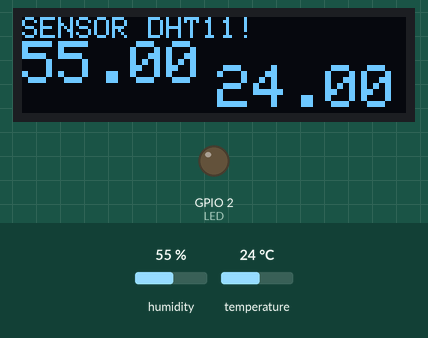
This sketch was run on a simulated ESP32. On the bench: 128×32 one-colour display, output pins drawn as LEDs (lit = HIGH). The test bench sets the inputs (shaded band); at power-on: humidity 55 %, temperature 24 °C. Nothing arrives over Bluetooth unless stated; a phone connects over Bluetooth LE 3 s after start; what the sketch prints to the serial monitor is not drawn.

Above: at 1.2 s.
1.3 s: humidity set to 22 %
At 3.3 s:
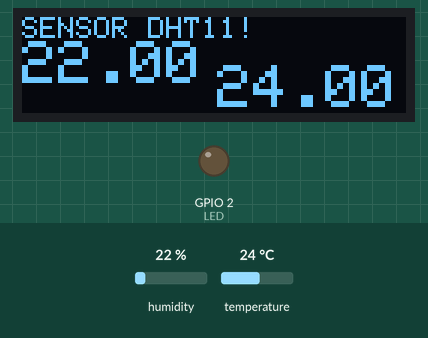
3.6 s: temperature set to 12 °C
At 5.4 s:
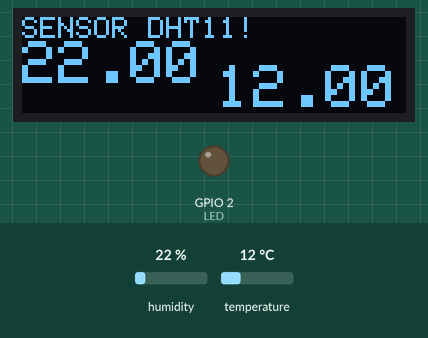
7.1 s: humidity set to 40 %
At 9.4 s:
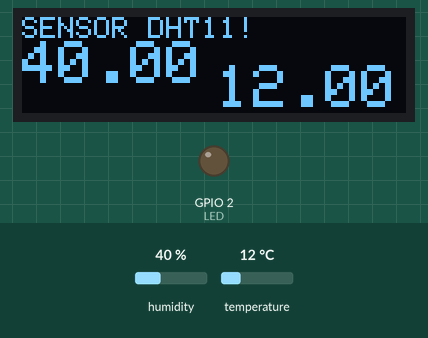
9.7 s: temperature set to 19 °C
At 10.6 s:
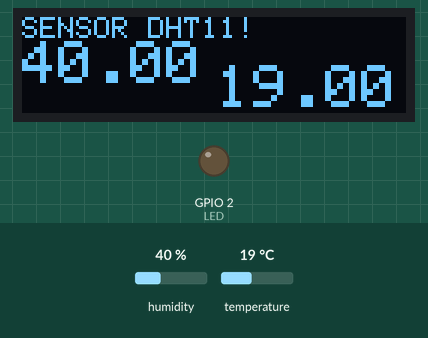
Timing chart, 0 to 12.7 s (numbered marks = the images above; inputs shaded):
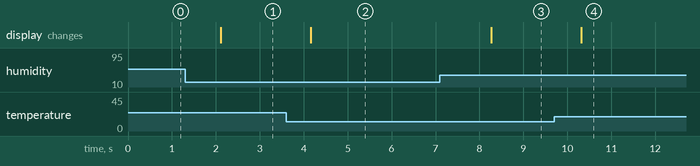

Measured:
- after the input at 1.3 s, the display: changes after 0.82 s (image 1)
- after the input at 3.6 s, the display: changes after 0.56 s (image 2)
- after the input at 7.1 s, the display: changes after 1.2 s (image 3)
- after the input at 9.7 s, the display: changes after 0.61 s (image 4)

The sketch:

ESP_32_BLE_OLED_DHT11.ino
```cpp
/*
 *  Programa baseado no programa original desenvolvido por Timothy Woo
 *  Tutorial do projeto original; https://www.hackster.io/botletics/esp32-ble-android-arduino-ide-awesome-81c67d
 *  Modificado para ler dados do sensor DHT11 - Bluetooth Low Energy com ESP32
 */
#include <BLEDevice.h>
#include <BLEServer.h>
#include <BLEUtils.h>
#include <BLE2902.h>

//DHT11
#include <DHT.h>

//OLED
#include <SPI.h>
#include <Wire.h>
#include <Adafruit_GFX.h>
#include <Adafruit_SSD1306.h>

#include <iostream>
#include <string>

BLECharacteristic *pCharacteristic;

bool deviceConnected = false;
const int LED = 2; // Could be different depending on the dev board. I used the DOIT ESP32 dev board.

#define OLED_RESET 4
Adafruit_SSD1306 display(OLED_RESET);

/*
 * Definição do DHT11
 */
#define DHTPIN 27 // pino de dados do DHT11
#define DHTTYPE DHT11 // define o tipo de sensor, no caso DHT11

DHT dht(DHTPIN, DHTTYPE);
float humidity;
float temperature;

// Veja o link seguinte se quiser gerar seus próprios UUIDs:
// https://www.uuidgenerator.net/

#define SERVICE_UUID           "6E400001-B5A3-F393-E0A9-E50E24DCCA9E" // UART service UUID
#define CHARACTERISTIC_UUID_RX "6E400002-B5A3-F393-E0A9-E50E24DCCA9E"
#define DHTDATA_CHAR_UUID "6E400003-B5A3-F393-E0A9-E50E24DCCA9E"


class MyServerCallbacks: public BLEServerCallbacks {
    void onConnect(BLEServer* pServer) {
      deviceConnected = true;
    };

    void onDisconnect(BLEServer* pServer) {
      deviceConnected = false;
    }
};

class MyCallbacks: public BLECharacteristicCallbacks {
    void onWrite(BLECharacteristic *pCharacteristic) {
      std::string rxValue = pCharacteristic->getValue();
      Serial.println(rxValue[0]);

      if (rxValue.length() > 0) {
        Serial.println("*********");
        Serial.print("Received Value: ");

        for (int i = 0; i < rxValue.length(); i++) {
          Serial.print(rxValue[i]);
        }
        Serial.println();
        Serial.println("*********");
      }

      // Processa o caracter recebido do aplicativo. Se for A acende o LED. B apaga o LED
      if (rxValue.find("A") != -1) {
        Serial.println("Turning ON!");
        digitalWrite(LED, HIGH);
      }
      else if (rxValue.find("B") != -1) {
        Serial.println("Turning OFF!");
        digitalWrite(LED, LOW);
      }
    }
};

void setup() {
  Serial.begin(115200);
  Serial.println(F("DHTxx test!"));

  // by default, we'll generate the high voltage from the 3.3v line internally! (neat!)
  display.begin(SSD1306_SWITCHCAPVCC, 0x3C);  // initialize with the I2C addr 0x3C (for the 128x32)
  // init done
  display.clearDisplay();
  // text display tests

  pinMode(LED, OUTPUT);

  // Create the BLE Device
  BLEDevice::init("ESP32 DHT11"); // Give it a name

  // Configura o dispositivo como Servidor BLE
  BLEServer *pServer = BLEDevice::createServer();
  pServer->setCallbacks(new MyServerCallbacks());

  // Cria o servico UART
  BLEService *pService = pServer->createService(SERVICE_UUID);

  // Cria uma Característica BLE para envio dos dados
  pCharacteristic = pService->createCharacteristic(
                      DHTDATA_CHAR_UUID,
                      BLECharacteristic::PROPERTY_NOTIFY
                    );

  pCharacteristic->addDescriptor(new BLE2902());

  // cria uma característica BLE para recebimento dos dados
  BLECharacteristic *pCharacteristic = pService->createCharacteristic(
                                         CHARACTERISTIC_UUID_RX,
                                         BLECharacteristic::PROPERTY_WRITE
                                       );

  pCharacteristic->setCallbacks(new MyCallbacks());

  // Inicia o serviço
  pService->start();

  // Inicia a descoberta do ESP32
  pServer->getAdvertising()->start();

  dht.begin();
  Serial.println("Esperando um cliente se conectar...");
}

void loop() {
    humidity = dht.readHumidity();
    temperature = dht.readTemperature();
    // testa se retorno é valido, caso contrário algo está errado.
    if (isnan(temperature) || isnan(humidity))
    {
      Serial.println("Failed to read from DHT");
      return;
    }

    /*
    Serial.print("Umidade: ");
    Serial.print(h);
    Serial.print(" %\t");
    Serial.print("Temperatura: ");
    Serial.print(t);
    Serial.println(" *C");
    */

    display.clearDisplay();
    // text display tests

    display.setTextSize(1);
    display.setTextColor(WHITE);
    display.setCursor(0,0);
    display.println("SENSOR DHT11!");

    //display.setTextColor(BLACK, WHITE); // 'inverted' text
    //display.println(3.141592);

    display.setTextSize(2);
    display.setTextColor(WHITE);
    //display.print("0x");
    //display.println(0xDEADBEEF, HEX);
    display.println(humidity);

    display.setCursor(65,16);
    display.setTextSize(2);
    display.setTextColor(WHITE);
    //display.print("0x");
    //display.println(0xDEADBEEF, HEX);
    display.println(temperature);

    display.display();
    display.clearDisplay();

  if (deviceConnected) {
    char humidityString[2];
    char temperatureString[2];
    dtostrf(humidity, 1, 2, humidityString);
    //Serial.println("humidityString: ");
    //Serial.print(humidityString);

    dtostrf(temperature, 1, 2, temperatureString);
    //Serial.println("temperatureString: ");
    //Serial.print(temperatureString);

    char dhtDataString[16];
    sprintf(dhtDataString, "%.2f,%.2f", humidity, temperature);
    //Serial.println("dhtDataString: ");
    //Serial.print(dhtDataString);

    pCharacteristic->setValue(dhtDataString);

    // Envia o valor para o aplicativo!
    pCharacteristic->notify();
    Serial.print("*** Dado enviado: ");
    Serial.print(dhtDataString);
    Serial.println(" ***");
  }
  delay(1000);
}
```
